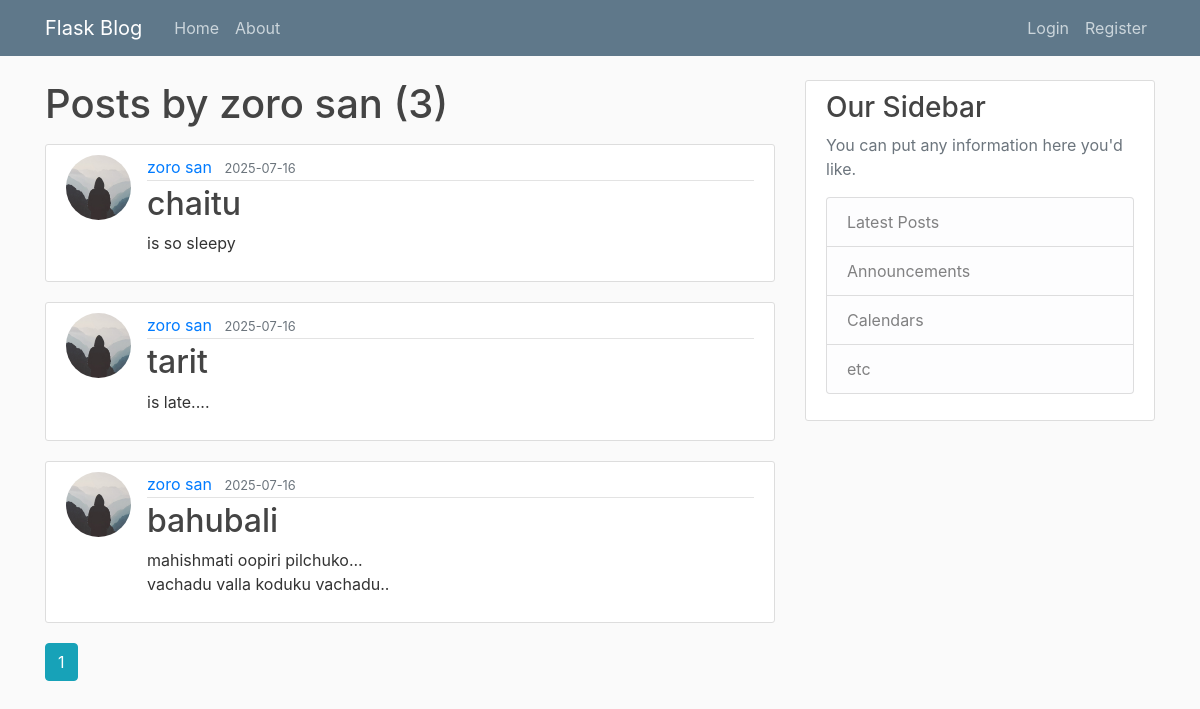
The app's page /user/zoro san with its own data.
### flaskblog/models.py (models this page shows, shortened)
class User(db.Model, UserMixin):
    id = db.Column(db.Integer, primary_key=True)
    username = db.Column(db.String(20), unique=True, nullable=False)
    email = db.Column(db.String(120), unique=True, nullable=False)
    image_file = db.Column(db.String(20), nullable=False, default='default.jpg')
    password = db.Column(db.String(60), nullable=False)
    posts = db.relationship('Post', backref='author', lazy=True)

class Post(db.Model):
    id = db.Column(db.Integer, primary_key=True)
    title = db.Column(db.String(100), nullable=False)
    date_posted = db.Column(db.DateTime, nullable=False, default=datetime.utcnow)
    content = db.Column(db.Text, nullable=False)
    user_id = db.Column(db.Integer, db.ForeignKey('user.id'), nullable=False)

### flaskblog/routes.py (the view)
@app.route("/user/<string:username>")
def user_posts(username):
    page = request.args.get('page', 1, type=int)
    user = User.query.filter_by(username=username).first_or_404()
    posts = Post.query.filter_by(author=user)\
        .order_by(Post.date_posted.desc())\
        .paginate(page=page, per_page=5)
    return render_template('user_posts.html', posts=posts, user=user)

### flaskblog/templates/user_posts.html
{% extends "layout.html" %}
{% block content %}
    <h1 class="mb-3">Posts by {{ user.username }} ({{ posts.total }})</h1>
    {% for post in posts.items %}
        <article class="media content-section">
          <img class="rounded-circle article-img" src="{{ url_for('static', filename='profile_pics/' + post.author.image_file) }}">
          <div class="media-body">
            <div class="article-metadata">
              <a class="mr-2" href="{{ url_for('user_posts', username=post.author.username) }}">{{ post.author.username }}</a>
              <small class="text-muted">{{ post.date_posted.strftime('%Y-%m-%d') }}</small>
            </div>
            <h2><a class="article-title" href="{{ url_for('post', post_id=post.id) }}">{{ post.title }}</a></h2>
            <p class="article-content">{{ post.content }}</p>
          </div>
        </article>
    {% endfor %}
    {% for page_num in posts.iter_pages(left_edge=1, right_edge=1, left_current=1, right_current=2) %}
      {% if page_num %}
        {% if posts.page == page_num %}
          <a class="btn btn-info mb-4" href="{{ url_for('user_posts', username=user.username, page=page_num) }}">{{ page_num }}</a>
        {% else %}
          <a class="btn btn-outline-info mb-4" href="{{ url_for('user_posts', username=user.username, page=page_num) }}">{{ page_num }}</a>
        {% endif %}
      {% else %}
        ...
      {% endif %}
    {% endfor %}
{% endblock content %}

### flaskblog/static/main.css (style rules this page uses)
body { background: #fafafa; color: #333333; margin-top: 5rem; }
h1, h2, h3, h4, h5, h6 { color: #444444; }
.content-section { background: #ffffff; padding: 10px 20px; border: 1px solid #dddddd; border-radius: 3px; margin-bottom: 20px; }
.article-title { color: #444444; }
.article-content { white-space: pre-line; }
.article-img { height: 65px; width: 65px; margin-right: 16px; }
.article-metadata { padding-bottom: 1px; margin-bottom: 4px; border-bottom: 1px solid #e3e3e3 }

### records on screen
User: username "zoro san"
Post: image_file (placeholder picture), author.username "zoro san", date_posted "2025-07-16", title "chaitu", content "is so sleepy"
Post: image_file (placeholder picture), author.username "zoro san", date_posted "2025-07-16", title "tarit", content "is late...."
Post: image_file (placeholder picture), author.username "zoro san", date_posted "2025-07-16", title "bahubali", content "mahishmati oopiri pilchuko... vachadu valla koduku vachadu.."

### other values on screen
{{ posts.total }} "3"
{{ page_num }} "1"
